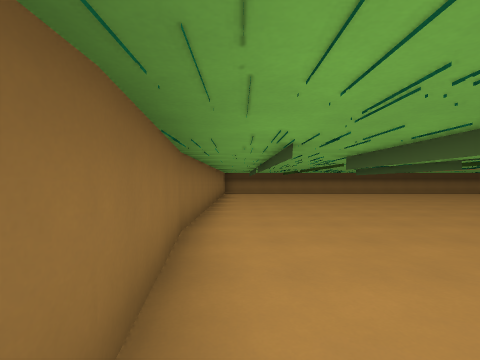
[1] (above)

19 first-person views from a walk through a Godot game level. The camera is 1.3 m above the floor, looks level and sees 85° across. The floor is counted in squares, 2 m on a side. Each view is taken from the middle of a square. On the plan, view 1 faces up. The plan holds only what a view shows up to about 9 squares ahead; the rest is blank. The place goes on beyond the plan. Some surface patterns are stand-ins.

[2]
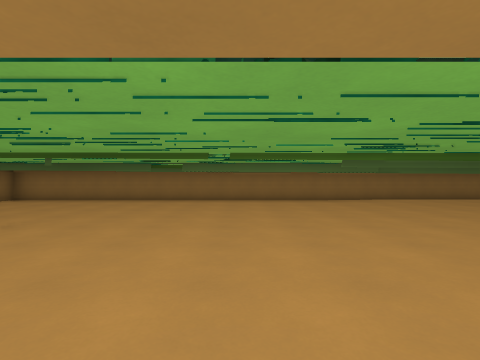

[3]
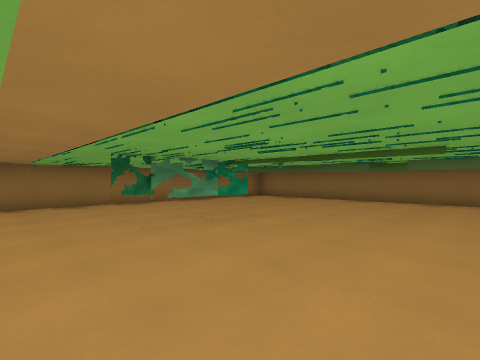

[4]
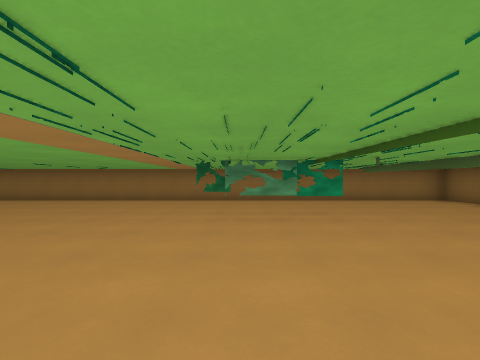

[5]
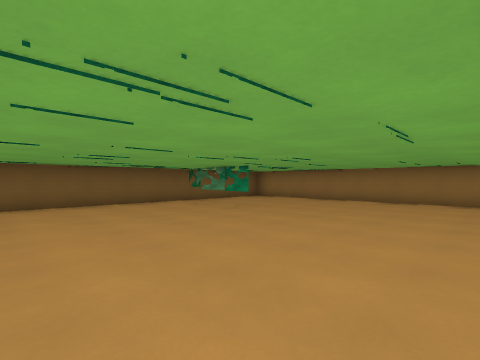

[6]
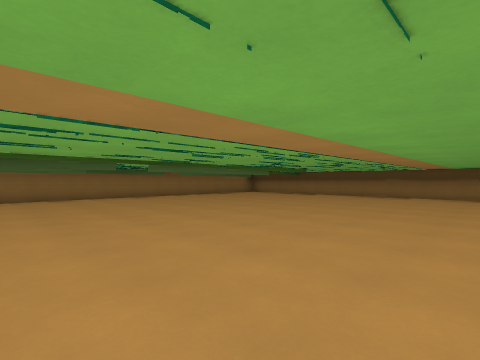

[7]
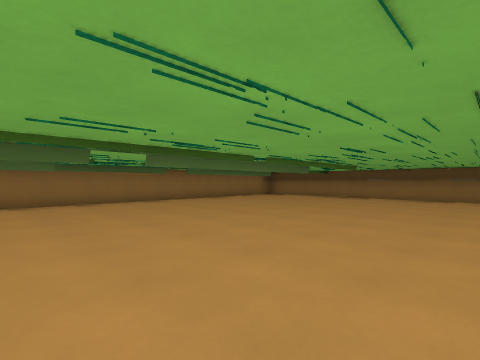

[8]
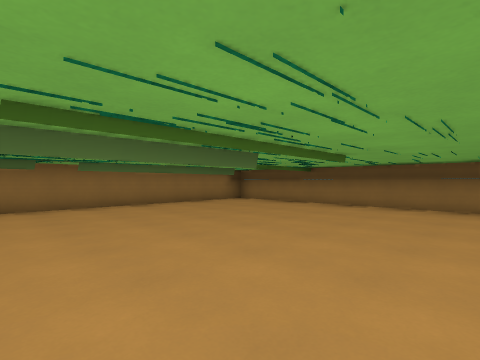

[9]
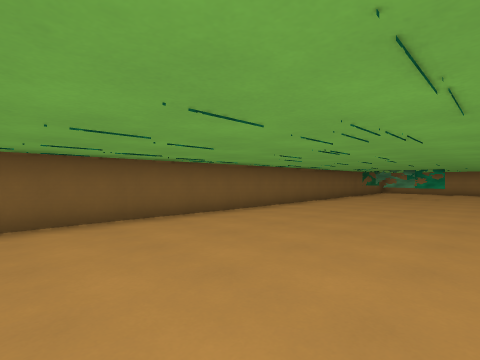

[10]
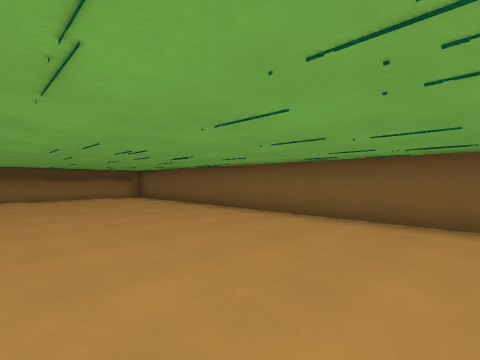

[11]
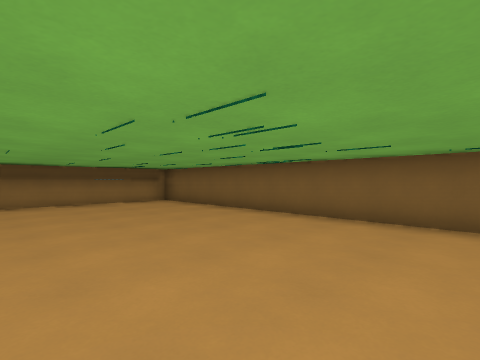

[12]
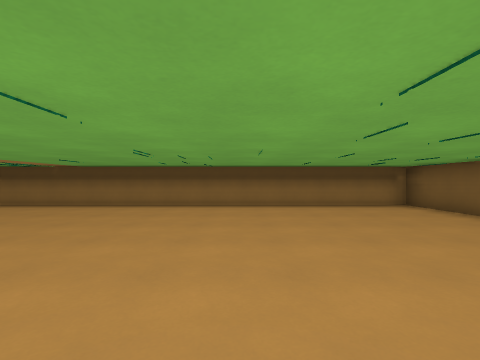

[13]
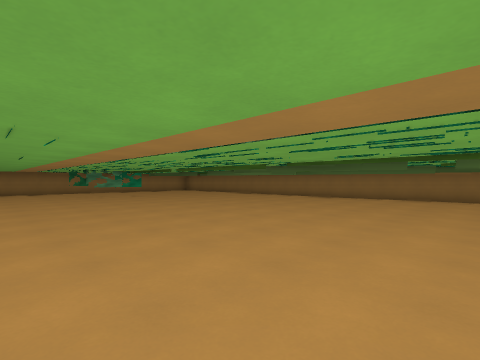

[14]
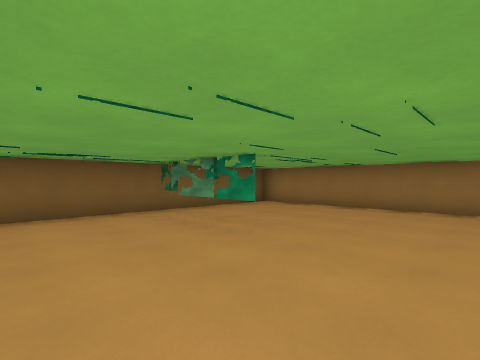

[15]
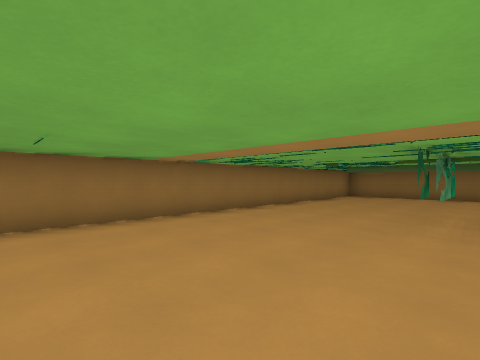

[16]
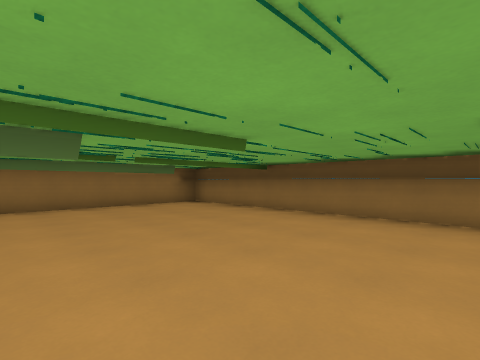

[17]
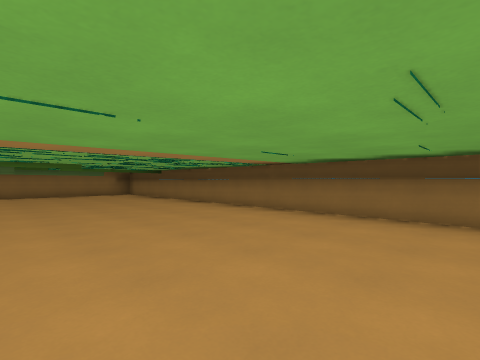

[18]
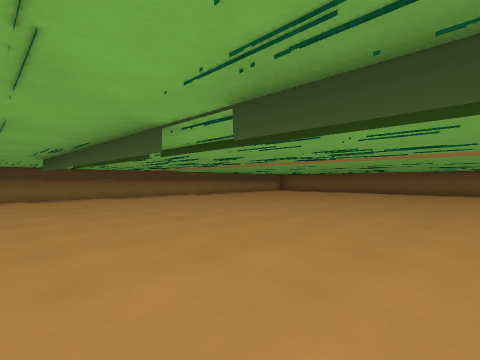

[19]
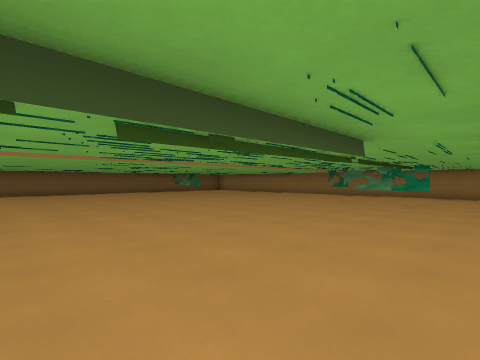

### Floor plan
Key: @ floor where view 1 was taken; # wall or solid block; x gap in a wall; . floor; T thing the floor can be seen under or through.
Columns run from 1 left of view 1 to 17 right of it. Each row starts with its distance up from view 1.
 13 ###################
 12 #.................#
 11 ##................#
 10 ##................#
  9  #................#
  8  #...T............#
  7  #...T............#
  6  #...T............#
  5  #...T............#
  4 ##...x............#
  3 # .T.T............#
  2 #..T.T............#
  1 #..T.T............#
  0 #@.T.T............#
 -1 #..T..............#
 -2 #..T..............#
 -3 #..T..............#
 -4 #..T..............#
 -5 #...T.............#
 -6 #...T.TT.......##.#
 -7 #...T.............#
 -8 #.................#
 -9 #.................#
-10 ###################

Where each view was taken, in squares from view 1:
view 1: 0 up, 0 right, facing up
view 2: 2 down, 8 right, facing left
view 3: 2 down, 8 right, facing down-left
view 4: 1 down, 6 right, facing down
view 5: 1 down, 9 right, facing down-right
view 6: 2 up, 9 right, facing up-left
view 7: 3 up, 7 right, facing up-left
view 8: 6 up, 6 right, facing up-left
view 9: 5 up, 12 right, facing down-right
view 10: 3 up, 12 right, facing up-right
view 11: 5 up, 12 right, facing up-right
view 12: 6 up, 12 right, facing up
view 13: 5 up, 9 right, facing down-left
view 14: 3 down, 11 right, facing down-right
view 15: 5 down, 10 right, facing down-left
view 16: 8 up, 6 right, facing up-left
view 17: 8 up, 11 right, facing up-left
view 18: 3 up, 3 right, facing up-right
view 19: 2 up, 3 right, facing down-right
